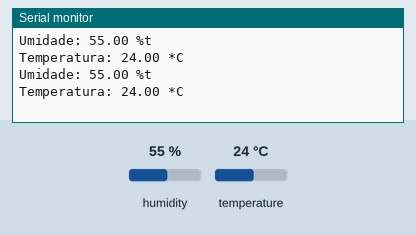
A sketch run on a simulated Arduino Uno, built with avr-gcc and run on an emulated ATmega328P. On the bench: the last lines printed to the serial monitor. The inputs (shaded band) are chosen by the test bench; at power-on: humidity 55 %, temperature 24 °C.

Above: at 2.8 s.
2.9 s: humidity set to 22 %
At 5.3 s:
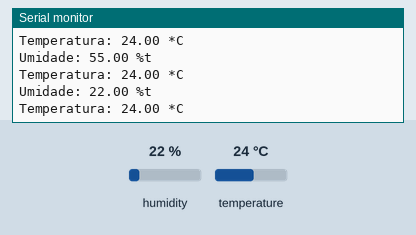
5.6 s: temperature set to 12 °C
At 6.5 s:
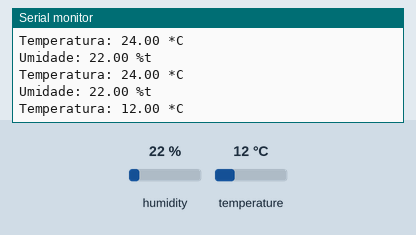
8.3 s: humidity set to 40 %
At 8.3 s:
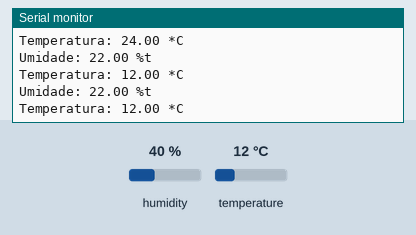
Timing chart, 0 to 11.3 s (numbered marks = the images above; inputs shaded):
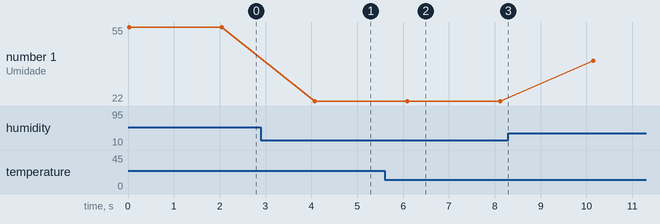

Measured:
- after the input at 2.9 s, the serial monitor: prints a new line after 1.2 s (image 1)
- after the input at 5.6 s, the serial monitor: prints a new line after 0.52 s (image 2)
- plotted number 1: 55 → 22 after the input at 2.9 s, 22 → 40 after the input at 8.3 s

The sketch:

DHT.ino
```cpp
#include <DHT.h>
#include <DHT_U.h>

DHT dht(A0, DHT11);

void setup() {
  Serial.begin(9600);
  dht.begin();
}

void loop() {
  float h = dht.readHumidity();
  float t = dht.readTemperature();

  if(isnan(h) || isnan(t)){
    Serial.println("Falha!");
  }else{
    Serial.print("Umidade: ");
    Serial.print(h);
    Serial.println(" %t");
    Serial.print("Temperatura: ");
    Serial.print(t);
    Serial.println(" *C");
  }
  delay(2000);
}
```
